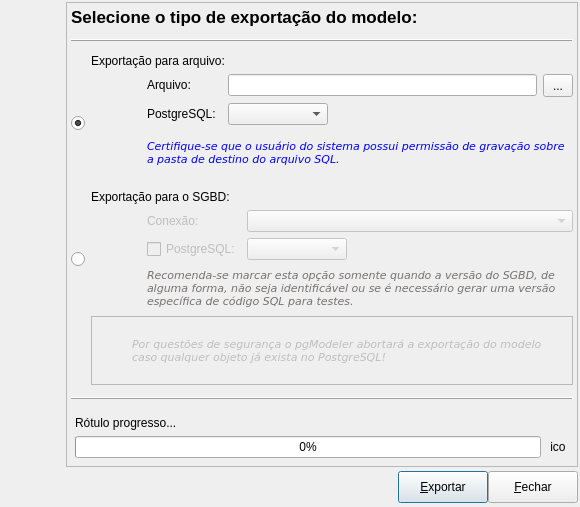
<?xml version="1.0" encoding="UTF-8"?>
<ui version="4.0">
 <class>FormExportacao</class>
 <widget class="QDialog" name="FormExportacao">
  <property name="windowModality">
   <enum>Qt::ApplicationModal</enum>
  </property>
  <property name="geometry">
   <rect>
    <x>0</x>
    <y>0</y>
    <width>580</width>
    <height>507</height>
   </rect>
  </property>
  <property name="sizePolicy">
   <sizepolicy hsizetype="Preferred" vsizetype="Preferred">
    <horstretch>0</horstretch>
    <verstretch>0</verstretch>
   </sizepolicy>
  </property>
  <property name="minimumSize">
   <size>
    <width>580</width>
    <height>420</height>
   </size>
  </property>
  <property name="maximumSize">
   <size>
    <width>580</width>
    <height>515</height>
   </size>
  </property>
  <property name="windowTitle">
   <string>Exportação do Modelo</string>
  </property>
  <property name="windowIcon">
   <iconset resource="../res/resources.qrc">
    <normaloff>:/icones/icones/pgsqlModeler48x48.png</normaloff>:/icones/icones/pgsqlModeler48x48.png</iconset>
  </property>
  <layout class="QGridLayout" name="formexportacao_grid">
   <property name="margin">
    <number>2</number>
   </property>
   <property name="spacing">
    <number>4</number>
   </property>
   <item row="0" column="0" rowspan="2">
    <widget class="QWidget" name="imgmeio_wgt" native="true">
     <property name="minimumSize">
      <size>
       <width>60</width>
       <height>0</height>
      </size>
     </property>
     <property name="maximumSize">
      <size>
       <width>60</width>
       <height>16777215</height>
      </size>
     </property>
     <property name="styleSheet">
      <string notr="true">background-image: url(:/imagens/imagens/barra_logo_meio_cinza.png); background-repeat: repeat-y;
border: 1px #ff00ff solid;</string>
     </property>
     <layout class="QVBoxLayout" name="verticalLayout">
      <property name="spacing">
       <number>0</number>
      </property>
      <property name="margin">
       <number>0</number>
      </property>
      <item>
       <widget class="QLabel" name="label">
        <property name="minimumSize">
         <size>
          <width>60</width>
          <height>81</height>
         </size>
        </property>
        <property name="maximumSize">
         <size>
          <width>60</width>
          <height>81</height>
         </size>
        </property>
        <property name="text">
         <string/>
        </property>
        <property name="pixmap">
         <pixmap resource="../res/resources.qrc">:/imagens/imagens/barra_logo_topo.png</pixmap>
        </property>
       </widget>
      </item>
      <item>
       <spacer name="verticalSpacer">
        <property name="orientation">
         <enum>Qt::Vertical</enum>
        </property>
        <property name="sizeHint" stdset="0">
         <size>
          <width>20</width>
          <height>103</height>
         </size>
        </property>
       </spacer>
      </item>
      <item>
       <widget class="QLabel" name="label_2">
        <property name="sizePolicy">
         <sizepolicy hsizetype="Fixed" vsizetype="Fixed">
          <horstretch>0</horstretch>
          <verstretch>0</verstretch>
         </sizepolicy>
        </property>
        <property name="minimumSize">
         <size>
          <width>60</width>
          <height>119</height>
         </size>
        </property>
        <property name="maximumSize">
         <size>
          <width>60</width>
          <height>119</height>
         </size>
        </property>
        <property name="text">
         <string/>
        </property>
        <property name="pixmap">
         <pixmap resource="../res/resources.qrc">:/imagens/imagens/barra_logo_base.png</pixmap>
        </property>
       </widget>
      </item>
     </layout>
    </widget>
   </item>
   <item row="0" column="1">
    <widget class="QFrame" name="frame">
     <property name="enabled">
      <bool>true</bool>
     </property>
     <property name="sizePolicy">
      <sizepolicy hsizetype="Expanding" vsizetype="Expanding">
       <horstretch>0</horstretch>
       <verstretch>0</verstretch>
      </sizepolicy>
     </property>
     <property name="frameShape">
      <enum>QFrame::StyledPanel</enum>
     </property>
     <property name="frameShadow">
      <enum>QFrame::Raised</enum>
     </property>
     <layout class="QGridLayout" name="gridLayout_5">
      <property name="margin">
       <number>4</number>
      </property>
      <property name="spacing">
       <number>6</number>
      </property>
      <item row="0" column="0">
       <widget class="QLabel" name="titulo_lbl">
        <property name="sizePolicy">
         <sizepolicy hsizetype="Preferred" vsizetype="Fixed">
          <horstretch>0</horstretch>
          <verstretch>0</verstretch>
         </sizepolicy>
        </property>
        <property name="font">
         <font>
          <pointsize>13</pointsize>
          <weight>75</weight>
          <bold>true</bold>
         </font>
        </property>
        <property name="text">
         <string>Selecione o tipo de exportação do modelo:</string>
        </property>
       </widget>
      </item>
      <item row="1" column="0">
       <widget class="QFrame" name="ln1_frm">
        <property name="minimumSize">
         <size>
          <width>0</width>
          <height>15</height>
         </size>
        </property>
        <property name="frameShape">
         <enum>QFrame::HLine</enum>
        </property>
        <property name="frameShadow">
         <enum>QFrame::Raised</enum>
        </property>
       </widget>
      </item>
      <item row="2" column="0">
       <layout class="QGridLayout" name="gridLayout">
        <item row="1" column="1" rowspan="3">
         <widget class="QLabel" name="modelo_sql_lbl">
          <property name="sizePolicy">
           <sizepolicy hsizetype="Fixed" vsizetype="Fixed">
            <horstretch>0</horstretch>
            <verstretch>0</verstretch>
           </sizepolicy>
          </property>
          <property name="minimumSize">
           <size>
            <width>50</width>
            <height>100</height>
           </size>
          </property>
          <property name="maximumSize">
           <size>
            <width>50</width>
            <height>100</height>
           </size>
          </property>
          <property name="text">
           <string/>
          </property>
          <property name="pixmap">
           <pixmap resource="../res/resources.qrc">:/imagens/imagens/model2sql.png</pixmap>
          </property>
         </widget>
        </item>
        <item row="1" column="2">
         <widget class="QLabel" name="arquivo_lbl">
          <property name="sizePolicy">
           <sizepolicy hsizetype="Fixed" vsizetype="Fixed">
            <horstretch>0</horstretch>
            <verstretch>0</verstretch>
           </sizepolicy>
          </property>
          <property name="minimumSize">
           <size>
            <width>73</width>
            <height>0</height>
           </size>
          </property>
          <property name="text">
           <string>Arquivo:</string>
          </property>
         </widget>
        </item>
        <item row="1" column="3" colspan="2">
         <widget class="QLineEdit" name="arquivo_edt">
          <property name="dragEnabled">
           <bool>false</bool>
          </property>
          <property name="readOnly">
           <bool>true</bool>
          </property>
         </widget>
        </item>
        <item row="1" column="5">
         <widget class="QToolButton" name="sel_arquivo_tb">
          <property name="minimumSize">
           <size>
            <width>30</width>
            <height>23</height>
           </size>
          </property>
          <property name="toolTip">
           <string>Selecionar arquivo de destino</string>
          </property>
          <property name="text">
           <string>...</string>
          </property>
          <property name="icon">
           <iconset resource="../res/resources.qrc">
            <normaloff>:/icones/icones/abrir.png</normaloff>:/icones/icones/abrir.png</iconset>
          </property>
          <property name="iconSize">
           <size>
            <width>16</width>
            <height>16</height>
           </size>
          </property>
         </widget>
        </item>
        <item row="2" column="2">
         <widget class="QLabel" name="pgsql_lbl">
          <property name="sizePolicy">
           <sizepolicy hsizetype="Fixed" vsizetype="Fixed">
            <horstretch>0</horstretch>
            <verstretch>0</verstretch>
           </sizepolicy>
          </property>
          <property name="minimumSize">
           <size>
            <width>75</width>
            <height>0</height>
           </size>
          </property>
          <property name="maximumSize">
           <size>
            <width>65</width>
            <height>16777215</height>
           </size>
          </property>
          <property name="font">
           <font>
            <italic>false</italic>
           </font>
          </property>
          <property name="text">
           <string>PostgreSQL:</string>
          </property>
         </widget>
        </item>
        <item row="2" column="3">
         <widget class="QComboBox" name="pgsqlvers_cmb">
          <property name="enabled">
           <bool>true</bool>
          </property>
          <property name="minimumSize">
           <size>
            <width>100</width>
            <height>0</height>
           </size>
          </property>
          <property name="maximumSize">
           <size>
            <width>100</width>
            <height>16777215</height>
           </size>
          </property>
          <property name="toolTip">
           <string>Versão do PostgreSQL no qual do código SQL deve ser gerado</string>
          </property>
          <property name="insertPolicy">
           <enum>QComboBox::InsertAtBottom</enum>
          </property>
         </widget>
        </item>
        <item row="2" column="4" colspan="2">
         <spacer name="horizontalSpacer">
          <property name="orientation">
           <enum>Qt::Horizontal</enum>
          </property>
          <property name="sizeHint" stdset="0">
           <size>
            <width>158</width>
            <height>20</height>
           </size>
          </property>
         </spacer>
        </item>
        <item row="3" column="2" colspan="4">
         <widget class="QLabel" name="dica_lbl">
          <property name="enabled">
           <bool>true</bool>
          </property>
          <property name="palette">
           <palette>
            <active>
             <colorrole role="WindowText">
              <brush brushstyle="SolidPattern">
               <color alpha="255">
                <red>0</red>
                <green>0</green>
                <blue>255</blue>
               </color>
              </brush>
             </colorrole>
            </active>
            <inactive>
             <colorrole role="WindowText">
              <brush brushstyle="SolidPattern">
               <color alpha="255">
                <red>0</red>
                <green>0</green>
                <blue>255</blue>
               </color>
              </brush>
             </colorrole>
            </inactive>
            <disabled>
             <colorrole role="WindowText">
              <brush brushstyle="SolidPattern">
               <color alpha="255">
                <red>117</red>
                <green>114</green>
                <blue>112</blue>
               </color>
              </brush>
             </colorrole>
            </disabled>
           </palette>
          </property>
          <property name="font">
           <font>
            <family>DejaVu Sans</family>
            <pointsize>8</pointsize>
            <italic>true</italic>
           </font>
          </property>
          <property name="text">
           <string>Certifique-se que o usuário do sistema possui permissão de gravação sobre a pasta de destino do arquivo SQL.</string>
          </property>
          <property name="textFormat">
           <enum>Qt::PlainText</enum>
          </property>
          <property name="wordWrap">
           <bool>true</bool>
          </property>
         </widget>
        </item>
        <item row="0" column="1" colspan="5">
         <widget class="QLabel" name="exportacao_arq_lbl">
          <property name="text">
           <string>Exportação para arquivo:</string>
          </property>
         </widget>
        </item>
        <item row="1" column="0" rowspan="3">
         <widget class="QRadioButton" name="exportacao_arq_rb">
          <property name="sizePolicy">
           <sizepolicy hsizetype="Fixed" vsizetype="Fixed">
            <horstretch>0</horstretch>
            <verstretch>0</verstretch>
           </sizepolicy>
          </property>
          <property name="text">
           <string/>
          </property>
          <property name="checked">
           <bool>true</bool>
          </property>
         </widget>
        </item>
       </layout>
      </item>
      <item row="3" column="0">
       <layout class="QGridLayout" name="gridLayout_2">
        <property name="topMargin">
         <number>10</number>
        </property>
        <property name="bottomMargin">
         <number>0</number>
        </property>
        <item row="0" column="1" colspan="4">
         <widget class="QLabel" name="exportacao_sgbd_lbl">
          <property name="text">
           <string>Exportação para o SGBD:</string>
          </property>
         </widget>
        </item>
        <item row="1" column="1" rowspan="3">
         <widget class="QLabel" name="modelo_sgbd">
          <property name="enabled">
           <bool>false</bool>
          </property>
          <property name="sizePolicy">
           <sizepolicy hsizetype="Fixed" vsizetype="Fixed">
            <horstretch>0</horstretch>
            <verstretch>0</verstretch>
           </sizepolicy>
          </property>
          <property name="minimumSize">
           <size>
            <width>50</width>
            <height>100</height>
           </size>
          </property>
          <property name="maximumSize">
           <size>
            <width>50</width>
            <height>100</height>
           </size>
          </property>
          <property name="text">
           <string/>
          </property>
          <property name="pixmap">
           <pixmap resource="../res/resources.qrc">:/imagens/imagens/model2sgdb.png</pixmap>
          </property>
         </widget>
        </item>
        <item row="1" column="2">
         <widget class="QLabel" name="conexoes_lbl">
          <property name="enabled">
           <bool>false</bool>
          </property>
          <property name="sizePolicy">
           <sizepolicy hsizetype="Fixed" vsizetype="Fixed">
            <horstretch>0</horstretch>
            <verstretch>0</verstretch>
           </sizepolicy>
          </property>
          <property name="minimumSize">
           <size>
            <width>73</width>
            <height>0</height>
           </size>
          </property>
          <property name="text">
           <string>Conexão:</string>
          </property>
         </widget>
        </item>
        <item row="1" column="3" colspan="2">
         <widget class="QComboBox" name="conexoes_cmb">
          <property name="enabled">
           <bool>false</bool>
          </property>
          <property name="minimumSize">
           <size>
            <width>200</width>
            <height>0</height>
           </size>
          </property>
          <property name="insertPolicy">
           <enum>QComboBox::InsertAlphabetically</enum>
          </property>
         </widget>
        </item>
        <item row="2" column="2">
         <widget class="QCheckBox" name="pgsqlvers_chk">
          <property name="enabled">
           <bool>false</bool>
          </property>
          <property name="sizePolicy">
           <sizepolicy hsizetype="Fixed" vsizetype="Fixed">
            <horstretch>0</horstretch>
            <verstretch>0</verstretch>
           </sizepolicy>
          </property>
          <property name="text">
           <string>PostgreSQL:</string>
          </property>
          <property name="checked">
           <bool>false</bool>
          </property>
          <property name="autoExclusive">
           <bool>false</bool>
          </property>
         </widget>
        </item>
        <item row="2" column="3">
         <widget class="QComboBox" name="pgsqlvers1_cmb">
          <property name="enabled">
           <bool>false</bool>
          </property>
          <property name="minimumSize">
           <size>
            <width>100</width>
            <height>0</height>
           </size>
          </property>
          <property name="maximumSize">
           <size>
            <width>100</width>
            <height>16777215</height>
           </size>
          </property>
          <property name="toolTip">
           <string>Versão do PostgreSQL no qual do código SQL deve ser gerado</string>
          </property>
          <property name="insertPolicy">
           <enum>QComboBox::InsertAtBottom</enum>
          </property>
         </widget>
        </item>
        <item row="2" column="4">
         <spacer name="horizontalSpacer_2">
          <property name="orientation">
           <enum>Qt::Horizontal</enum>
          </property>
          <property name="sizeHint" stdset="0">
           <size>
            <width>40</width>
            <height>20</height>
           </size>
          </property>
         </spacer>
        </item>
        <item row="3" column="2" colspan="3">
         <widget class="QLabel" name="dica1_lbl">
          <property name="enabled">
           <bool>false</bool>
          </property>
          <property name="palette">
           <palette>
            <active>
             <colorrole role="WindowText">
              <brush brushstyle="SolidPattern">
               <color alpha="255">
                <red>0</red>
                <green>0</green>
                <blue>255</blue>
               </color>
              </brush>
             </colorrole>
            </active>
            <inactive>
             <colorrole role="WindowText">
              <brush brushstyle="SolidPattern">
               <color alpha="255">
                <red>0</red>
                <green>0</green>
                <blue>255</blue>
               </color>
              </brush>
             </colorrole>
            </inactive>
            <disabled>
             <colorrole role="WindowText">
              <brush brushstyle="SolidPattern">
               <color alpha="255">
                <red>117</red>
                <green>114</green>
                <blue>112</blue>
               </color>
              </brush>
             </colorrole>
            </disabled>
           </palette>
          </property>
          <property name="font">
           <font>
            <family>DejaVu Sans</family>
            <pointsize>8</pointsize>
            <italic>true</italic>
           </font>
          </property>
          <property name="text">
           <string>Recomenda-se marcar esta opção somente quando a versão do SGBD, de alguma forma, não seja identificável ou se é necessário gerar uma versão específica de código SQL para testes. </string>
          </property>
          <property name="textFormat">
           <enum>Qt::PlainText</enum>
          </property>
          <property name="wordWrap">
           <bool>true</bool>
          </property>
         </widget>
        </item>
        <item row="4" column="1" colspan="4">
         <widget class="QFrame" name="alerta_frm">
          <property name="enabled">
           <bool>false</bool>
          </property>
          <property name="sizePolicy">
           <sizepolicy hsizetype="Preferred" vsizetype="Expanding">
            <horstretch>0</horstretch>
            <verstretch>0</verstretch>
           </sizepolicy>
          </property>
          <property name="minimumSize">
           <size>
            <width>0</width>
            <height>48</height>
           </size>
          </property>
          <property name="frameShape">
           <enum>QFrame::StyledPanel</enum>
          </property>
          <property name="frameShadow">
           <enum>QFrame::Raised</enum>
          </property>
          <layout class="QGridLayout" name="gridLayout_3">
           <property name="margin">
            <number>2</number>
           </property>
           <item row="0" column="0">
            <widget class="QLabel" name="icone_lbl">
             <property name="minimumSize">
              <size>
               <width>32</width>
               <height>32</height>
              </size>
             </property>
             <property name="maximumSize">
              <size>
               <width>32</width>
               <height>32</height>
              </size>
             </property>
             <property name="text">
              <string/>
             </property>
             <property name="textFormat">
              <enum>Qt::AutoText</enum>
             </property>
             <property name="pixmap">
              <pixmap resource="../res/resources.qrc">:/icones/icones/msgbox_alerta.png</pixmap>
             </property>
            </widget>
           </item>
           <item row="0" column="1">
            <widget class="QLabel" name="alerta_lbl">
             <property name="font">
              <font>
               <family>DejaVu Sans</family>
               <pointsize>8</pointsize>
               <weight>50</weight>
               <italic>true</italic>
               <bold>false</bold>
               <underline>false</underline>
               <strikeout>false</strikeout>
               <kerning>true</kerning>
              </font>
             </property>
             <property name="text">
              <string>Por questões de segurança o pgModeler abortará a exportação do modelo caso qualquer objeto já exista no PostgreSQL!</string>
             </property>
             <property name="wordWrap">
              <bool>true</bool>
             </property>
            </widget>
           </item>
          </layout>
         </widget>
        </item>
        <item row="1" column="0" rowspan="3">
         <widget class="QRadioButton" name="exportacao_sgbd_rb">
          <property name="enabled">
           <bool>true</bool>
          </property>
          <property name="sizePolicy">
           <sizepolicy hsizetype="Fixed" vsizetype="Fixed">
            <horstretch>0</horstretch>
            <verstretch>0</verstretch>
           </sizepolicy>
          </property>
          <property name="text">
           <string/>
          </property>
         </widget>
        </item>
       </layout>
      </item>
      <item row="4" column="0">
       <widget class="QFrame" name="ln2_frm">
        <property name="minimumSize">
         <size>
          <width>0</width>
          <height>15</height>
         </size>
        </property>
        <property name="frameShape">
         <enum>QFrame::HLine</enum>
        </property>
        <property name="frameShadow">
         <enum>QFrame::Raised</enum>
        </property>
       </widget>
      </item>
      <item row="5" column="0">
       <layout class="QGridLayout" name="gridLayout_4">
        <property name="margin">
         <number>4</number>
        </property>
        <item row="0" column="0" colspan="2">
         <widget class="QLabel" name="rot_prog_lbl">
          <property name="text">
           <string>Rótulo progresso...</string>
          </property>
         </widget>
        </item>
        <item row="1" column="0">
         <widget class="QProgressBar" name="prog_pb">
          <property name="value">
           <number>0</number>
          </property>
         </widget>
        </item>
        <item row="1" column="1">
         <widget class="QLabel" name="ico_lbl">
          <property name="sizePolicy">
           <sizepolicy hsizetype="Fixed" vsizetype="Fixed">
            <horstretch>0</horstretch>
            <verstretch>0</verstretch>
           </sizepolicy>
          </property>
          <property name="minimumSize">
           <size>
            <width>22</width>
            <height>22</height>
           </size>
          </property>
          <property name="maximumSize">
           <size>
            <width>22</width>
            <height>22</height>
           </size>
          </property>
          <property name="text">
           <string>ico</string>
          </property>
          <property name="scaledContents">
           <bool>true</bool>
          </property>
          <property name="alignment">
           <set>Qt::AlignCenter</set>
          </property>
         </widget>
        </item>
       </layout>
      </item>
     </layout>
    </widget>
   </item>
   <item row="1" column="1">
    <layout class="QGridLayout" name="botoes_lt">
     <property name="leftMargin">
      <number>4</number>
     </property>
     <property name="bottomMargin">
      <number>2</number>
     </property>
     <property name="spacing">
      <number>0</number>
     </property>
     <item row="0" column="0">
      <spacer>
       <property name="orientation">
        <enum>Qt::Horizontal</enum>
       </property>
       <property name="sizeHint" stdset="0">
        <size>
         <width>91</width>
         <height>27</height>
        </size>
       </property>
      </spacer>
     </item>
     <item row="0" column="1">
      <widget class="QPushButton" name="exportar_btn">
       <property name="minimumSize">
        <size>
         <width>90</width>
         <height>32</height>
        </size>
       </property>
       <property name="maximumSize">
        <size>
         <width>90</width>
         <height>16777215</height>
        </size>
       </property>
       <property name="text">
        <string>&amp;Exportar</string>
       </property>
       <property name="icon">
        <iconset resource="../res/resources.qrc">
         <normaloff>:/icones/icones/exportar.png</normaloff>:/icones/icones/exportar.png</iconset>
       </property>
       <property name="default">
        <bool>true</bool>
       </property>
      </widget>
     </item>
     <item row="0" column="2">
      <widget class="QPushButton" name="fechar_btn">
       <property name="minimumSize">
        <size>
         <width>90</width>
         <height>32</height>
        </size>
       </property>
       <property name="maximumSize">
        <size>
         <width>90</width>
         <height>16777215</height>
        </size>
       </property>
       <property name="text">
        <string>&amp;Fechar</string>
       </property>
       <property name="icon">
        <iconset resource="../res/resources.qrc">
         <normaloff>:/icones/icones/fechar1.png</normaloff>:/icones/icones/fechar1.png</iconset>
       </property>
       <property name="flat">
        <bool>false</bool>
       </property>
      </widget>
     </item>
    </layout>
   </item>
  </layout>
 </widget>
 <resources>
  <include location="../res/resources.qrc"/>
 </resources>
 <connections/>
</ui>
